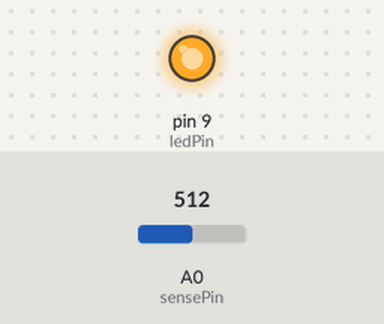
The sketch below on a simulated Arduino Uno, built with avr-gcc and run on an emulated ATmega328P. Shown: output pins drawn as LEDs (lit = HIGH). Inputs (shaded band) come from the test bench; at power-on: A0 (sensePin) = 512.

Above: at 1.2 s.
1.3 s: A0 (sensePin) set to 790
2.8 s: A0 (sensePin) set to 809
At 3.6 s:
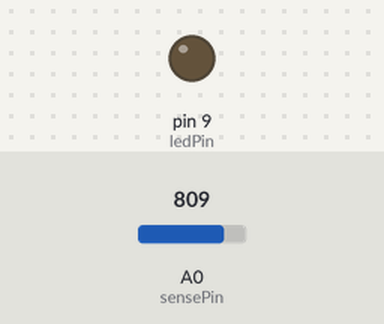
4.3 s: A0 (sensePin) set to 716
At 4.7 s:
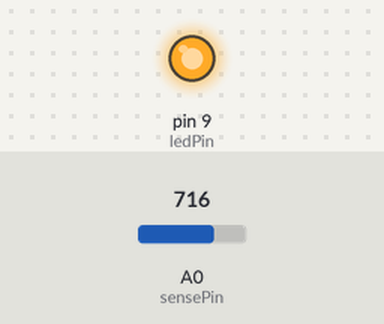
5.8 s: A0 (sensePin) set to 810
At 7.1 s:
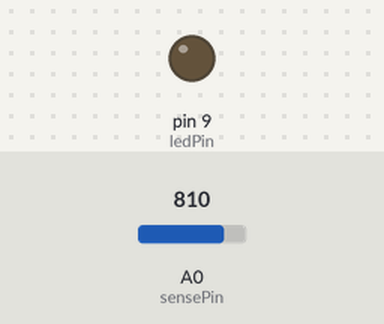
Timing chart, 0 to 8.3 s (numbered marks = the images above; inputs shaded):
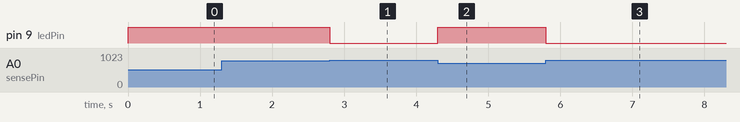

The sketch:

detect_threshold.pde
```cpp
//Program by Jeremy Blum
//www.jeremyblum.com

//This will turn on an LED after a threshold
int sensePin = 0;
int ledPin = 9;

void setup()
{
  //Note: We don't need to specifiy sensePin as an
  //input, since it defaults to that when we read it

  //The LED pin needs to be set as an output
  pinMode(ledPin, OUTPUT);

  //This is the default value, but we can set it anyways
  analogReference(DEFAULT); //5V Reference on UNO

}

void loop()
{
  // read the sensor
  int val = analogRead(sensePin);

  if(val < 800)
  {
    digitalWrite(ledPin, HIGH);
  }
  else
  {
    digitalWrite(ledPin, LOW);
  }
}
```

Measured:
- the behaviour switches between 799 and 800 on A0 (sensePin) (found by bisection; images 0 and 1)
- after the input at 1.3 s, every drawn part: stays the same
- after the input at 2.8 s, pin 9 (ledPin): HIGH → LOW at once
- after the input at 4.3 s, pin 9 (ledPin): LOW → HIGH at once
- after the input at 5.8 s, pin 9 (ledPin): HIGH → LOW at once
